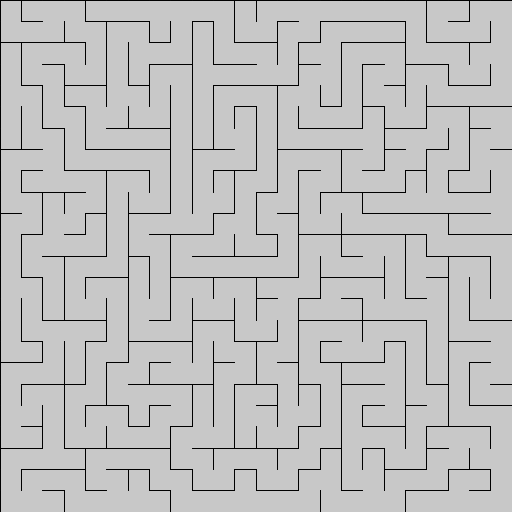
Frame 1 (no input)
Frame 2 (the mouse pressed at the canvas centre, redrawn once): identical to frame 1, image omitted

The Processing sketch that drew this single still picture (run headless with seeded random() and noise(); the mouse was pressed at the canvas centre and the sketch redrawn once):

// Processing sketch: maze_dfs
// ── maze_dfs.pde
// Depth first search maze
//
// 1. Choose initial cell
// 2. Can the cell visit its neighbour?
//    1. Pick random neighbour
//    2. Put the neighbour on the stack
//    3. Mark path to neighbour
// 3. Mark as "visited" and "pop"
// 4. Popping returns previous cell
// 5. Move to step 2

import java.util.Stack;
import java.util.Collections;


class Cell {
  public boolean north, south, east, west;
  public boolean visited;
  public int x;
  public int y;

  Cell (int _x, int _y) {
    x = _x;
    y = _y;
    visited = false;
    north = false;
    east = false;
    south = false;
    west = false;
  }
};

ArrayList<Cell> getNeighbours (Cell cell, Cell[][] cells) {
  int[][] adjacent = new int[][]{
    {0, -1},
    {1, 0},
    {0, 1}, 
    {-1, 0}
  };

  int w = cells[0].length;
  int h = cells.length;

  ArrayList<Cell> result = new ArrayList<Cell>();

  for (int[] move : adjacent) {
    int x = cell.x + move[0];
    int y = cell.y + move[1];

    if (x >= 0 && x < w && y >= 0 && y < h && !cells[x][y].visited) {
      result.add(cells[x][y]);
    }
  }

  return result;
}

int grid;
Cell[][] cells;
Stack<Cell> stack;

void setup () {
  grid = 24;
  size(512, 512);

  int count = 0;
  stack = new Stack<Cell>();
  cells = new Cell[grid][grid];

  for (int x = 0; x < cells.length; x++) {
    for (int y = 0; y < cells[x].length; y++) {
      cells[x][y] = new Cell(x, y);
    }
  }

  Cell cell = cells[0][0];
  cell.visited = true;
  stack.push(cell);

  while (!stack.empty()) {
    ArrayList<Cell> neighbours = getNeighbours(cell, cells);

    if (neighbours.size() == 0) {
      cell = stack.pop();
      continue;
    }

    Collections.shuffle(neighbours);
    Cell next = neighbours.get(0);

    if (next.x == cell.x) {
      if (next.y + 1 == cell.y) {
        // Next is above
        cell.north = true;
        next.south = true;
      } else {
        // Next is below
        cell.south = true;
        next.north = true;
      }
    } else {
      if (next.x - 1 == cell.x) {
        // Next is to the right
        cell.east = true;
        next.west = true;
      } else {
        // Next is to the left
        cell.west = true;
        next.east = true;
      }
    }

    next.visited = true;
    stack.push(cell);
    cell = next;
  }
}

void draw () {
  background(200);
  float s = (float) width / (float) grid;

  for (int x = 0; x < cells.length; x++) {
    for (int y = 0; y < cells[x].length; y++) {
      Cell cell = cells[x][y];

      if (!cell.north) {
        line(cell.x * s, cell.y * s,
             (cell.x * s) + s, cell.y * s);
      }

      if (!cell.south) {
        line(cell.x * s, (cell.y * s) + s,
             (cell.x * s) + s, (cell.y * s) + s);
      }

      if (!cell.east) {
        line((cell.x * s) + s, cell.y * s,
             (cell.x * s) + s, (cell.y * s) + s);
      }

      if (!cell.west) {
        line(cell.x * s, cell.y * s,
             cell.x * s, (cell.y * s) + s);
      }
    }
  }

  noLoop();
}
